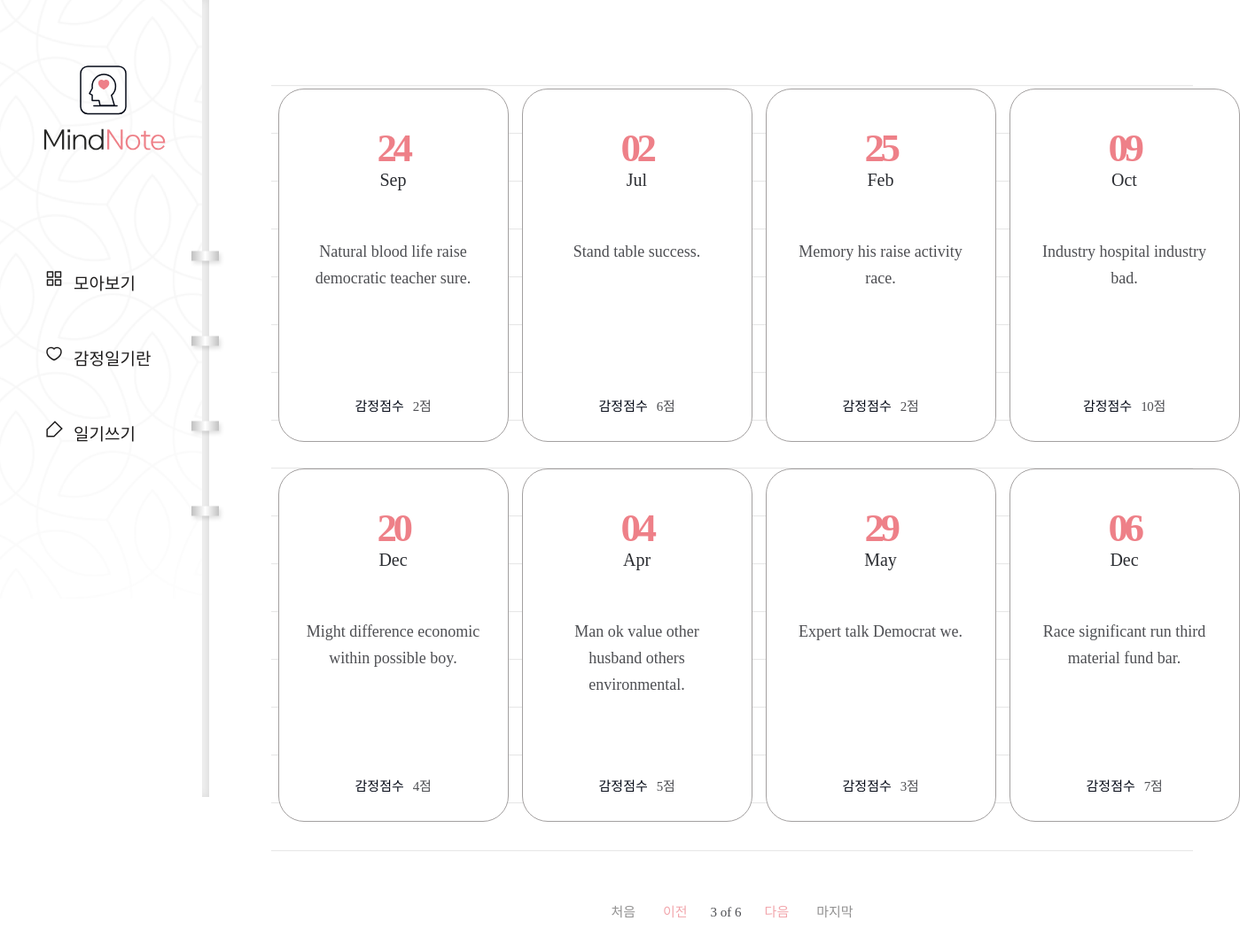
/diary/?page=3, run on the app's committed database.
### diary/models.py (models this page shows, shortened)
class Page(models.Model):
    title = models.CharField(max_length=100, validators=[validate_no_hash])
    content = models.TextField()
    feeling = models.CharField(max_length=80, validators=[validate_no_hash, validate_no_numbers])
    score = models.IntegerField(validators=[validate_score])
    dt_created = models.DateField()

### diary/views.py (the view)
# urls.py: path('diary/', views.PageListView.as_view(), name="page-list"),
class PageListView(ListView):
    model = Page
    template_name = "diary/page_list.html"
    ordering = ["-dt_created"]
    paginate_by = 8
    page_kwarg = 'page'

### diary/templates/diary/page_list.html (shortened to what this page needs)
{% extends './base.html' %}
{% block content %}
{% if page_obj.object_list %}
    <div class="wrap-note">
        <div class="note">
            <div class="note-list">
                <ul>
                    {% for obj in page_obj.object_list %}
                    <li>
                        <a href="{% url 'page-detail' obj.id %}">
                            <div class="date">
                                <span>{{obj.dt_created|date:"d"}}</span>
                                <p>{{obj.dt_created|date:"M"}}</p>
                            </div>
                            <h2>{{obj.title}}</h2>
                            <div class="score">
                                <p>감정점수</p>
                                <span>{{obj.score}}점</span>
                            </div>
                        </a>
                    </li>
                    {% endfor %}
                </ul>
            </div>
            <div class="paging">
                {% if page_obj.has_previous %}
                    <a href="?page=1" class="first">처음</a>
                    <a href="?page={{page_obj.previous_page_number}}" class="prev">이전</a>
                {% endif %}
                <span class="page">
                    <p>{{page_obj.number}} of {{page_obj.paginator.num_pages}}</p>
                </span>
                {% if page_obj.has_next %}
                    <a href="?page={{page_obj.next_page_number}}" class="next">다음</a>
                    <a href="?page={{page_obj.paginator.num_pages}}" class="last">마지막</a>
                {% endif %}
            </div>
        </div>
    </div>
{% endif %}
{% endblock content %}

### diary/static/diary/css/styles.css (style rules this page uses)
h1,h2,h3,p,a,ul,li { margin: 0; padding: 0; font-family: 'NanumSquare'; list-style: none; text-decoration: none; outline: none; }
html { position: relative; min-height: 100%; margin: 0; }
body { margin: 0; padding: 0; -webkit-font-smoothing: antialiased; -moz-osx-font-smoothing: auto; }
.wrap-note .note { padding-left: 236px; padding-top: 50px; padding-bottom: 200px; }
.note-list { margin: 0 70px; padding-top: 50px; background: url(../image/note-bg.svg) repeat-x center/1535px 974px; }
.note-list ul { overflow: hidden; width: 1100px; margin: 0 auto; padding-bottom: 50px; }
.note-list ul li { float: left; width: 25%; padding-bottom: 30px; }
.note-list ul li a { display: block; width: 258px; height: 397px; margin: 0 auto; background: #fff; border: solid 1px #a3a0a0; border-radius: 29px; }
.note-list ul li a .date { margin-top: 40px; margin-bottom: 55px; text-align: center; }
.note-list ul li a .date p { display: inline-block; font-family: 'NanumSquare'; color: #2b2d32; font-size: 20px; text-align: center; text-transform: capitalize; line-height: 1; }
.note-list ul li a .date span { display: block; font-family: 'NanumSquare'; color: #ee8088; font-weight: 700; font-size: 45px; letter-spacing: -4.47px; }
.note-list ul li a h2 { width: 196px; height: 150px; margin: 0 auto; font-family: 'NanumBarunpen'; color: #4e4f53; font-weight: normal; font-size: 18px; line-height: 1.67; text-align: center; }
.note-list ul li a .score { margin-top: 28px; text-align: center; }
.note-list ul li a .score p { display: inline-block; font-family: 'NanumSquare'; color: #060b18; font-size: 15px; }
.note-list ul li a .score span { padding-left: 6px; font-family: 'NanumBarunpen'; color: #4e4f53; font-size: 15px; letter-spacing: -0.29px; }
.paging { margin-top: 10px; text-align: center; }
.paging a { display: inline-block; font-family: 'NanumSquare'; font-size: 15px; }
.paging .first,.paging .last { color: #929191; }
.paging .first { margin-right: 27px; }
.paging .last { margin-left: 27px; }
.paging .prev,.paging .next { color: #f2a6ac; }
.paging span { display: inline-block; }
.paging span p { margin: 0 22px; font-family: 'NanumSquare'; color: #4e4f53; font-size: 15px; }

### data on the page
Page: dt_created "24", dt_created "Sep", title "Natural blood life raise democratic teacher sure.", score "2"
Page: dt_created "02", dt_created "Jul", title "Stand table success.", score "6"
Page: dt_created "25", dt_created "Feb", title "Memory his raise activity race.", score "2"
Page: dt_created "09", dt_created "Oct", title "Industry hospital industry bad.", score "10"
Page: dt_created "20", dt_created "Dec", title "Might difference economic within possible boy.", score "4"
Page: dt_created "04", dt_created "Apr", title "Man ok value other husband others environmental.", score "5"
Page: dt_created "29", dt_created "May", title "Expert talk Democrat we.", score "3"
Page: dt_created "06", dt_created "Dec", title "Race significant run third material fund bar.", score "7"

### other printed values
{{ page_obj.number }} "3"
{{ page_obj.paginator.num_pages }} "6"
